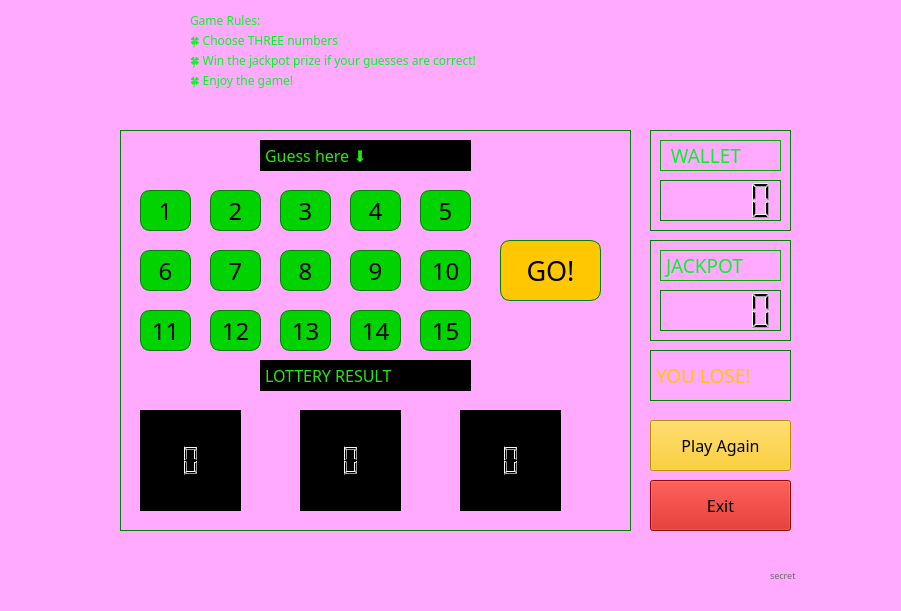
   <widget class="QWidget" name="wultra" native="true">
    <property name="geometry">
     <rect>
      <x>-1</x>
      <y>-1</y>
      <width>901</width>
      <height>611</height>
     </rect>
    </property>
    <widget class="QLabel" name="LBLUBG">
     <property name="geometry">
      <rect>
       <x>-140</x>
       <y>-30</y>
       <width>1171</width>
       <height>701</height>
      </rect>
     </property>
     <property name="mouseTracking">
      <bool>false</bool>
     </property>
     <property name="styleSheet">
      <string notr="true">background-color: rgb(255, 255, 255);
background-color: rgb(255, 170, 255);</string>
     </property>
     <property name="text">
      <string/>
     </property>
     <property name="pixmap">
      <pixmap>../lotterygamez/shop.png</pixmap>
     </property>
     <property name="scaledContents">
      <bool>true</bool>
     </property>
    </widget>
    <widget class="QLabel" name="label_7">
     <property name="geometry">
      <rect>
       <x>190</x>
       <y>10</y>
       <width>541</width>
       <height>21</height>
      </rect>
     </property>
     <property name="font">
      <font>
       <family>OCR A Extended</family>
       <pointsize>9</pointsize>
      </font>
     </property>
     <property name="styleSheet">
      <string notr="true">color: rgb(0, 248, 32);</string>
     </property>
     <property name="text">
      <string>Game Rules:</string>
     </property>
    </widget>
    <widget class="QLabel" name="label_9">
     <property name="geometry">
      <rect>
       <x>190</x>
       <y>30</y>
       <width>541</width>
       <height>21</height>
      </rect>
     </property>
     <property name="font">
      <font>
       <family>OCR A Extended</family>
       <pointsize>9</pointsize>
      </font>
     </property>
     <property name="styleSheet">
      <string notr="true">color: rgb(0, 248, 32);</string>
     </property>
     <property name="text">
      <string>🍀 Choose THREE numbers</string>
     </property>
    </widget>
    <widget class="QLabel" name="label_8">
     <property name="geometry">
      <rect>
       <x>190</x>
       <y>50</y>
       <width>591</width>
       <height>21</height>
      </rect>
     </property>
     <property name="font">
      <font>
       <family>OCR A Extended</family>
       <pointsize>9</pointsize>
      </font>
     </property>
     <property name="styleSheet">
      <string notr="true">color: rgb(0, 248, 32);</string>
     </property>
     <property name="text">
      <string>🍀 Win the jackpot prize if your guesses are correct!</string>
     </property>
    </widget>
    <widget class="QLabel" name="lbicon_2">
     <property name="geometry">
      <rect>
       <x>80</x>
       <y>10</y>
       <width>91</width>
       <height>81</height>
      </rect>
     </property>
     <property name="styleSheet">
      <string notr="true"/>
     </property>
     <property name="text">
      <string/>
     </property>
     <property name="pixmap">
      <pixmap>../lotterygamez/ultraicongreen.png</pixmap>
     </property>
     <property name="scaledContents">
      <bool>true</bool>
     </property>
    </widget>
    <widget class="QLabel" name="label_10">
     <property name="geometry">
      <rect>
       <x>190</x>
       <y>70</y>
       <width>591</width>
       <height>21</height>
      </rect>
     </property>
     <property name="font">
      <font>
       <family>OCR A Extended</family>
       <pointsize>9</pointsize>
      </font>
     </property>
     <property name="styleSheet">
      <string notr="true">color: rgb(0, 248, 32);</string>
     </property>
     <property name="text">
      <string>🍀 Enjoy the game!</string>
     </property>
    </widget>
    <widget class="QFrame" name="FRULTRAGAME_2">
     <property name="geometry">
      <rect>
       <x>120</x>
       <y>130</y>
       <width>511</width>
       <height>401</height>
      </rect>
     </property>
     <property name="styleSheet">
      <string notr="true">border: 1px solid green;</string>
     </property>
     <property name="frameShape">
      <enum>QFrame::StyledPanel</enum>
     </property>
     <property name="frameShadow">
      <enum>QFrame::Raised</enum>
     </property>
     <widget class="QLabel" name="lbguesshere_2">
      <property name="geometry">
       <rect>
        <x>140</x>
        <y>10</y>
        <width>211</width>
        <height>31</height>
       </rect>
      </property>
      <property name="font">
       <font>
        <family>OCR A Extended</family>
        <pointsize>12</pointsize>
        <weight>50</weight>
        <bold>false</bold>
       </font>
      </property>
      <property name="mouseTracking">
       <bool>true</bool>
      </property>
      <property name="styleSheet">
       <string notr="true">background-color: rgb(0, 0, 0);
border-color: rgb(0, 0, 0);
color: rgb(35, 234, 13);</string>
      </property>
      <property name="text">
       <string>Guess here ⬇️</string>
      </property>
     </widget>
     <widget class="QLabel" name="lblotresult_2">
      <property name="geometry">
       <rect>
        <x>140</x>
        <y>230</y>
        <width>211</width>
        <height>31</height>
       </rect>
      </property>
      <property name="font">
       <font>
        <family>OCR A Extended</family>
        <pointsize>12</pointsize>
        <weight>50</weight>
        <bold>false</bold>
       </font>
      </property>
      <property name="mouseTracking">
       <bool>true</bool>
      </property>
      <property name="styleSheet">
       <string notr="true">background-color: rgb(0, 0, 0);
border-color: rgb(0, 0, 0);
color: rgb(35, 234, 13);</string>
      </property>
      <property name="text">
       <string>LOTTERY RESULT</string>
      </property>
     </widget>
     <widget class="QPushButton" name="PBUGO">
      <property name="geometry">
       <rect>
        <x>380</x>
        <y>110</y>
        <width>101</width>
        <height>61</height>
       </rect>
      </property>
      <property name="font">
       <font>
        <family>OCR A Extended</family>
        <pointsize>20</pointsize>
       </font>
      </property>
      <property name="styleSheet">
       <string notr="true">
QPushButton
{
    border-radius: 10px;
	background-color: rgb(255, 199, 0);
}

QPushButton:hover
{
    border-radius: 10px;
	background-color: rgb(243, 255, 5);
	
}

QPushButton:pressed
{
    border-radius: 10px;
	background-color: rgb(255, 199, 0);
	
}</string>
      </property>
      <property name="text">
       <string>GO!</string>
      </property>
     </widget>
     <widget class="QLabel" name="UBALL1">
      <property name="geometry">
       <rect>
        <x>20</x>
        <y>280</y>
        <width>101</width>
        <height>101</height>
       </rect>
      </property>
      <property name="font">
       <font>
        <family>OCR A Extended</family>
        <pointsize>14</pointsize>
        <weight>50</weight>
        <bold>false</bold>
       </font>
      </property>
      <property name="mouseTracking">
       <bool>true</bool>
      </property>
      <property name="styleSheet">
       <string notr="true">background-color: rgb(0, 0, 0);
border-color: rgb(0, 0, 0);
color: rgb(35, 234, 13);</string>
      </property>
      <property name="text">
       <string/>
      </property>
      <property name="pixmap">
       <pixmap>../lotterygamez/ball.png</pixmap>
      </property>
      <property name="scaledContents">
       <bool>true</bool>
      </property>
     </widget>
     <widget class="QPushButton" name="PBU1">
      <property name="geometry">
       <rect>
        <x>20</x>
        <y>60</y>
        <width>51</width>
        <height>41</height>
       </rect>
      </property>
      <property name="font">
       <font>
        <family>OCR A Extended</family>
        <pointsize>18</pointsize>
       </font>
      </property>
      <property name="styleSheet">
       <string notr="true">
QPushButton
{
    border-radius: 10px;
	background-color: rgb(0, 211, 0);
}

QPushButton:hover
{
    border-radius: 10px;
	
	background-color: rgb(115, 255, 0);
	
}

QPushButton:pressed
{
    border-radius: 10px;
	
	background-color: rgb(0, 211, 0);
	
}</string>
      </property>
      <property name="text">
       <string>1</string>
      </property>
     </widget>
     <widget class="QPushButton" name="PBU2">
      <property name="geometry">
       <rect>
        <x>90</x>
        <y>60</y>
        <width>51</width>
        <height>41</height>
       </rect>
      </property>
      <property name="font">
       <font>
        <family>OCR A Extended</family>
        <pointsize>18</pointsize>
       </font>
      </property>
      <property name="styleSheet">
       <string notr="true">
QPushButton
{
    border-radius: 10px;
	background-color: rgb(0, 211, 0);
}

QPushButton:hover
{
    border-radius: 10px;
	
	background-color: rgb(115, 255, 0);
	
}

QPushButton:pressed
{
    border-radius: 10px;
	
	background-color: rgb(0, 211, 0);
	
}</string>
      </property>
      <property name="text">
       <string>2</string>
      </property>
     </widget>
     <widget class="QPushButton" name="PBU3">
      <property name="geometry">
       <rect>
        <x>160</x>
        <y>60</y>
        <width>51</width>
        <height>41</height>
       </rect>
      </property>
      <property name="font">
       <font>
        <family>OCR A Extended</family>
        <pointsize>18</pointsize>
       </font>
      </property>
      <property name="styleSheet">
       <string notr="true">
QPushButton
{
    border-radius: 10px;
	background-color: rgb(0, 211, 0);
}

QPushButton:hover
{
    border-radius: 10px;
	
	background-color: rgb(115, 255, 0);
	
}

QPushButton:pressed
{
    border-radius: 10px;
	
	background-color: rgb(0, 211, 0);
	
}</string>
      </property>
      <property name="text">
       <string>3</string>
      </property>
     </widget>
     <widget class="QPushButton" name="PBU4">
      <property name="geometry">
       <rect>
        <x>230</x>
        <y>60</y>
        <width>51</width>
        <height>41</height>
       </rect>
      </property>
      <property name="font">
       <font>
        <family>OCR A Extended</family>
        <pointsize>18</pointsize>
       </font>
      </property>
      <property name="styleSheet">
       <string notr="true">
QPushButton
{
    border-radius: 10px;
	background-color: rgb(0, 211, 0);
}

QPushButton:hover
{
    border-radius: 10px;
	
	background-color: rgb(115, 255, 0);
	
}

QPushButton:pressed
{
    border-radius: 10px;
	
	background-color: rgb(0, 211, 0);
	
}</string>
      </property>
      <property name="text">
       <string>4</string>
      </property>
     </widget>
     <widget class="QPushButton" name="PBU5">
      <property name="geometry">
       <rect>
        <x>300</x>
        <y>60</y>
        <width>51</width>
        <height>41</height>
       </rect>
      </property>
      <property name="font">
       <font>
        <family>OCR A Extended</family>
        <pointsize>18</pointsize>
       </font>
      </property>
      <property name="styleSheet">
       <string notr="true">
QPushButton
{
    border-radius: 10px;
	background-color: rgb(0, 211, 0);
}

QPushButton:hover
{
    border-radius: 10px;
	
	background-color: rgb(115, 255, 0);
	
}

QPushButton:pressed
{
    border-radius: 10px;
	
	background-color: rgb(0, 211, 0);
	
}</string>
      </property>
      <property name="text">
       <string>5</string>
      </property>
     </widget>
     <widget class="QPushButton" name="PBU6">
      <property name="geometry">
       <rect>
        <x>20</x>
        <y>120</y>
        <width>51</width>
        <height>41</height>
       </rect>
      </property>
      <property name="font">
       <font>
        <family>OCR A Extended</family>
        <pointsize>18</pointsize>
       </font>
      </property>
      <property name="styleSheet">
       <string notr="true">
QPushButton
{
    border-radius: 10px;
	background-color: rgb(0, 211, 0);
}

QPushButton:hover
{
    border-radius: 10px;
	
	background-color: rgb(115, 255, 0);
	
}

QPushButton:pressed
{
    border-radius: 10px;
	
	background-color: rgb(0, 211, 0);
	
}</string>
      </property>
      <property name="text">
       <string>6</string>
      </property>
     </widget>
     <widget class="QPushButton" name="PBU7">
      <property name="geometry">
       <rect>
        <x>90</x>
        <y>120</y>
        <width>51</width>
        <height>41</height>
       </rect>
      </property>
      <property name="font">
       <font>
        <family>OCR A Extended</family>
        <pointsize>18</pointsize>
       </font>
      </property>
      <property name="styleSheet">
       <string notr="true">
QPushButton
{
    border-radius: 10px;
	background-color: rgb(0, 211, 0);
}

QPushButton:hover
{
    border-radius: 10px;
	
	background-color: rgb(115, 255, 0);
	
}

QPushButton:pressed
{
    border-radius: 10px;
	
	background-color: rgb(0, 211, 0);
	
}</string>
      </property>
      <property name="text">
       <string>7</string>
      </property>
     </widget>
     <widget class="QPushButton" name="PBU8">
      <property name="geometry">
       <rect>
        <x>160</x>
        <y>120</y>
        <width>51</width>
        <height>41</height>
       </rect>
      </property>
      <property name="font">
       <font>
        <family>OCR A Extended</family>
        <pointsize>18</pointsize>
       </font>
      </property>
      <property name="styleSheet">
       <string notr="true">
QPushButton
{
    border-radius: 10px;
	background-color: rgb(0, 211, 0);
}

QPushButton:hover
{
    border-radius: 10px;
	
	background-color: rgb(115, 255, 0);
	
}

QPushButton:pressed
{
    border-radius: 10px;
	
	background-color: rgb(0, 211, 0);
	
}</string>
      </property>
      <property name="text">
       <string>8</string>
      </property>
     </widget>
     <widget class="QPushButton" name="PBU9">
      <property name="geometry">
       <rect>
        <x>230</x>
        <y>120</y>
        <width>51</width>
        <height>41</height>
       </rect>
      </property>
      <property name="font">
       <font>
        <family>OCR A Extended</family>
        <pointsize>18</pointsize>
       </font>
      </property>
      <property name="styleSheet">
       <string notr="true">
QPushButton
{
    border-radius: 10px;
	background-color: rgb(0, 211, 0);
}

QPushButton:hover
{
    border-radius: 10px;
	
	background-color: rgb(115, 255, 0);
	
}

QPushButton:pressed
{
    border-radius: 10px;
	
	background-color: rgb(0, 211, 0);
	
}</string>
      </property>
      <property name="text">
       <string>9</string>
      </property>
     </widget>
     <widget class="QPushButton" name="PBU10">
      <property name="geometry">
       <rect>
        <x>300</x>
        <y>120</y>
        <width>51</width>
        <height>41</height>
       </rect>
      </property>
      <property name="font">
       <font>
        <family>OCR A Extended</family>
        <pointsize>18</pointsize>
       </font>
      </property>
      <property name="styleSheet">
       <string notr="true">
QPushButton
{
    border-radius: 10px;
	background-color: rgb(0, 211, 0);
}

QPushButton:hover
{
    border-radius: 10px;
	
	background-color: rgb(115, 255, 0);
	
}

QPushButton:pressed
{
    border-radius: 10px;
	
	background-color: rgb(0, 211, 0);
	
}</string>
      </property>
      <property name="text">
       <string>10</string>
      </property>
     </widget>
     <widget class="QLCDNumber" name="LCDURESULT1">
      <property name="geometry">
       <rect>
        <x>0</x>
        <y>310</y>
        <width>81</width>
        <height>41</height>
       </rect>
      </property>
      <property name="styleSheet">
       <string notr="true">border-color: none;</string>
      </property>
     </widget>
     <widget class="QPushButton" name="PBU11">
      <property name="geometry">
       <rect>
        <x>20</x>
        <y>180</y>
        <width>51</width>
        <height>41</height>
       </rect>
      </property>
      <property name="font">
       <font>
        <family>OCR A Extended</family>
        <pointsize>18</pointsize>
       </font>
      </property>
      <property name="styleSheet">
       <string notr="true">
QPushButton
{
    border-radius: 10px;
	background-color: rgb(0, 211, 0);
}

QPushButton:hover
{
    border-radius: 10px;
	
	background-color: rgb(115, 255, 0);
	
}

QPushButton:pressed
{
    border-radius: 10px;
	
	background-color: rgb(0, 211, 0);
	
}</string>
      </property>
      <property name="text">
       <string>11</string>
      </property>
     </widget>
     <widget class="QPushButton" name="PBU12">
      <property name="geometry">
       <rect>
        <x>90</x>
        <y>180</y>
        <width>51</width>
        <height>41</height>
       </rect>
      </property>
      <property name="font">
       <font>
        <family>OCR A Extended</family>
        <pointsize>18</pointsize>
       </font>
      </property>
      <property name="styleSheet">
       <string notr="true">
QPushButton
{
    border-radius: 10px;
	background-color: rgb(0, 211, 0);
}

QPushButton:hover
{
    border-radius: 10px;
	
	background-color: rgb(115, 255, 0);
	
}

QPushButton:pressed
{
    border-radius: 10px;
	
	background-color: rgb(0, 211, 0);
	
}</string>
      </property>
      <property name="text">
       <string>12</string>
      </property>
     </widget>
     <widget class="QPushButton" name="PBU13">
      <property name="geometry">
       <rect>
        <x>160</x>
        <y>180</y>
        <width>51</width>
        <height>41</height>
       </rect>
      </property>
      <property name="font">
       <font>
        <family>OCR A Extended</family>
        <pointsize>18</pointsize>
       </font>
      </property>
      <property name="styleSheet">
       <string notr="true">
QPushButton
{
    border-radius: 10px;
	background-color: rgb(0, 211, 0);
}

QPushButton:hover
{
    border-radius: 10px;
	
	background-color: rgb(115, 255, 0);
	
}

QPushButton:pressed
{
    border-radius: 10px;
	
	background-color: rgb(0, 211, 0);
	
}</string>
      </property>
      <property name="text">
       <string>13</string>
      </property>
     </widget>
     <widget class="QPushButton" name="PBU14">
      <property name="geometry">
       <rect>
        <x>230</x>
        <y>180</y>
        <width>51</width>
        <height>41</height>
       </rect>
      </property>
      <property name="font">
       <font>
        <family>OCR A Extended</family>
        <pointsize>18</pointsize>
       </font>
      </property>
      <property name="styleSheet">
       <string notr="true">
QPushButton
{
    border-radius: 10px;
	background-color: rgb(0, 211, 0);
}

QPushButton:hover
{
    border-radius: 10px;
	
	background-color: rgb(115, 255, 0);
	
}

QPushButton:pressed
{
    border-radius: 10px;
	
	background-color: rgb(0, 211, 0);
	
}</string>
      </property>
      <property name="text">
       <string>14</string>
      </property>
     </widget>
     <widget class="QPushButton" name="PBU15">
      <property name="geometry">
       <rect>
        <x>300</x>
        <y>180</y>
        <width>51</width>
        <height>41</height>
       </rect>
      </property>
      <property name="font">
       <font>
        <family>OCR A Extended</family>
        <pointsize>18</pointsize>
       </font>
      </property>
      <property name="styleSheet">
       <string notr="true">
QPushButton
{
    border-radius: 10px;
	background-color: rgb(0, 211, 0);
}

QPushButton:hover
{
    border-radius: 10px;
	
	background-color: rgb(115, 255, 0);
	
}

QPushButton:pressed
{
    border-radius: 10px;
	
	background-color: rgb(0, 211, 0);
	
}</string>
      </property>
      <property name="text">
       <string>15</string>
      </property>
     </widget>
     <widget class="QLabel" name="UBALL2">
      <property name="geometry">
       <rect>
        <x>180</x>
        <y>280</y>
        <width>101</width>
        <height>101</height>
       </rect>
      </property>
      <property name="font">
       <font>
        <family>OCR A Extended</family>
        <pointsize>14</pointsize>
        <weight>50</weight>
        <bold>false</bold>
       </font>
      </property>
      <property name="mouseTracking">
       <bool>true</bool>
      </property>
      <property name="styleSheet">
       <string notr="true">background-color: rgb(0, 0, 0);
border-color: rgb(0, 0, 0);
color: rgb(35, 234, 13);</string>
      </property>
      <property name="text">
       <string/>
      </property>
      <property name="pixmap">
       <pixmap>../lotterygamez/ball.png</pixmap>
      </property>
      <property name="scaledContents">
       <bool>true</bool>
      </property>
     </widget>
     <widget class="QLCDNumber" name="LCDURESULT2">
      <property name="geometry">
       <rect>
        <x>160</x>
        <y>310</y>
        <width>81</width>
        <height>41</height>
       </rect>
      </property>
      <property name="styleSheet">
       <string notr="true">border-color: none;</string>
      </property>
     </widget>
     <widget class="QLabel" name="UBALL3">
      <property name="geometry">
       <rect>
        <x>340</x>
        <y>280</y>
        <width>101</width>
        <height>101</height>
       </rect>
      </property>
      <property name="font">
       <font>
        <family>OCR A Extended</family>
        <pointsize>14</pointsize>
        <weight>50</weight>
        <bold>false</bold>
       </font>
      </property>
      <property name="mouseTracking">
       <bool>true</bool>
      </property>
      <property name="styleSheet">
       <string notr="true">background-color: rgb(0, 0, 0);
border-color: rgb(0, 0, 0);
color: rgb(35, 234, 13);</string>
      </property>
      <property name="text">
       <string/>
      </property>
      <property name="pixmap">
       <pixmap>../lotterygamez/ball.png</pixmap>
      </property>
      <property name="scaledContents">
       <bool>true</bool>
      </property>
     </widget>
     <widget class="QLCDNumber" name="LCDURESULT3">
      <property name="geometry">
       <rect>
        <x>320</x>
        <y>310</y>
        <width>81</width>
        <height>41</height>
       </rect>
      </property>
      <property name="styleSheet">
       <string notr="true">border-color: none;</string>
      </property>
     </widget>
    </widget>
    <widget class="QFrame" name="FRRULTRAWALLET">
     <property name="geometry">
      <rect>
       <x>650</x>
       <y>130</y>
       <width>141</width>
       <height>101</height>
      </rect>
     </property>
     <property name="styleSheet">
      <string notr="true">border: 1px solid green;</string>
     </property>
     <property name="frameShape">
      <enum>QFrame::StyledPanel</enum>
     </property>
     <property name="frameShadow">
      <enum>QFrame::Raised</enum>
     </property>
     <widget class="QLabel" name="lbjackpot_5">
      <property name="geometry">
       <rect>
        <x>10</x>
        <y>10</y>
        <width>121</width>
        <height>31</height>
       </rect>
      </property>
      <property name="font">
       <font>
        <family>OCR A Extended</family>
        <pointsize>14</pointsize>
       </font>
      </property>
      <property name="styleSheet">
       <string notr="true">color: rgb(0, 248, 32);
border-color: rgb(0, 170, 0);</string>
      </property>
      <property name="text">
       <string> WALLET</string>
      </property>
     </widget>
     <widget class="QLCDNumber" name="LCDWALLETULTRA">
      <property name="geometry">
       <rect>
        <x>10</x>
        <y>50</y>
        <width>121</width>
        <height>41</height>
       </rect>
      </property>
     </widget>
    </widget>
    <widget class="QFrame" name="FRULTRAJACKPOT">
     <property name="geometry">
      <rect>
       <x>650</x>
       <y>240</y>
       <width>141</width>
       <height>101</height>
      </rect>
     </property>
     <property name="styleSheet">
      <string notr="true">border: 1px solid green;</string>
     </property>
     <property name="frameShape">
      <enum>QFrame::StyledPanel</enum>
     </property>
     <property name="frameShadow">
      <enum>QFrame::Raised</enum>
     </property>
     <widget class="QLabel" name="lbjackpot_2">
      <property name="geometry">
       <rect>
        <x>10</x>
        <y>10</y>
        <width>121</width>
        <height>31</height>
       </rect>
      </property>
      <property name="font">
       <font>
        <family>OCR A Extended</family>
        <pointsize>14</pointsize>
       </font>
      </property>
      <property name="styleSheet">
       <string notr="true">color: rgb(0, 248, 32);
border-color: rgb(0, 170, 0);</string>
      </property>
      <property name="text">
       <string>JACKPOT</string>
      </property>
     </widget>
     <widget class="QLCDNumber" name="LCDULTRAJACKPOT">
      <property name="geometry">
       <rect>
        <x>10</x>
        <y>50</y>
        <width>121</width>
        <height>41</height>
       </rect>
      </property>
     </widget>
    </widget>
    <widget class="QLabel" name="LBLULTRAWINORLOSE_2">
     <property name="geometry">
      <rect>
       <x>650</x>
       <y>350</y>
       <width>141</width>
       <height>51</height>
      </rect>
     </property>
     <property name="font">
      <font>
       <family>OCR A Extended</family>
       <pointsize>14</pointsize>
      </font>
     </property>
     <property name="styleSheet">
      <string notr="true">color: rgb(255, 199, 0);
border: 1px solid green;</string>
     </property>
     <property name="text">
      <string>YOU LOSE!</string>
     </property>
    </widget>
    <widget class="QPushButton" name="PBUPAGAIN">
     <property name="geometry">
      <rect>
       <x>650</x>
       <y>420</y>
       <width>141</width>
       <height>51</height>
      </rect>
     </property>
     <property name="font">
      <font>
       <family>OCR A Extended</family>
       <pointsize>12</pointsize>
      </font>
     </property>
     <property name="styleSheet">
      <string notr="true">
QPushButton
{
	background-color: rgb(255, 199, 0);
}

QPushButton:hover
{
	background-color: rgb(243, 255, 5);
	
}

QPushButton:pressed
{
	background-color: rgb(255, 199, 0);
	
}</string>
     </property>
     <property name="text">
      <string>Play Again</string>
     </property>
    </widget>
    <widget class="QPushButton" name="PBUEXIT">
     <property name="geometry">
      <rect>
       <x>650</x>
       <y>480</y>
       <width>141</width>
       <height>51</height>
      </rect>
     </property>
     <property name="font">
      <font>
       <family>OCR A Extended</family>
       <pointsize>12</pointsize>
      </font>
     </property>
     <property name="styleSheet">
      <string notr="true">QPushButton
{
	background-color: rgb(200, 11, 4);
}

QPushButton:hover
{
   
	background-color: rgb(241, 12, 4);
	
}

QPushButton:pressed
{
   
	background-color: rgb(200, 11, 4);
	
}</string>
     </property>
     <property name="text">
      <string>Exit</string>
     </property>
    </widget>
    <widget class="QLabel" name="label_11">
     <property name="geometry">
      <rect>
       <x>770</x>
       <y>560</y>
       <width>111</width>
       <height>31</height>
      </rect>
     </property>
     <property name="font">
      <font>
       <family>OCR A Extended</family>
       <pointsize>7</pointsize>
      </font>
     </property>
     <property name="styleSheet">
      <string notr="true">color: rgb(104, 104, 104);</string>
     </property>
     <property name="text">
      <string>secret</string>
     </property>
    </widget>
   </widget>
